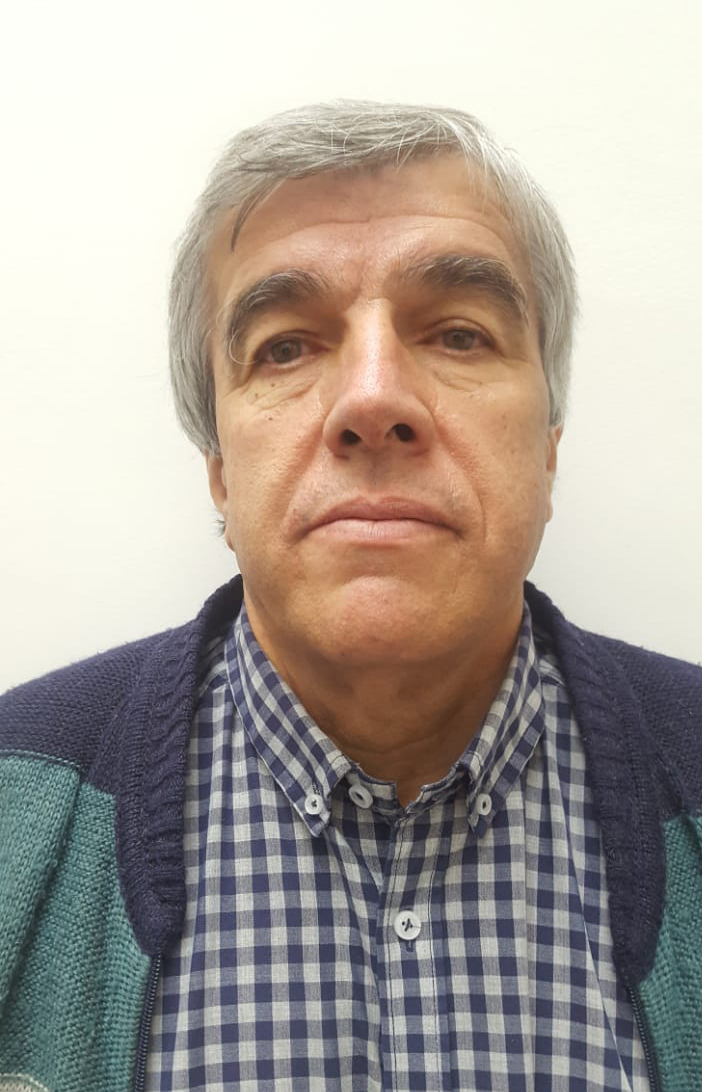
#> input picture 04-Hybrid/imgs/papa.jpg, 702 x 1092 px
$ python Hybrid.py   (older library calls are emulated)
#> lines starting #> are read from the running program, lines starting #| are printed output that depends on the picture
#!/bin/usr/python3

import matplotlib.pyplot as plt
import numpy as np
import skimage
import pdb
from skimage.transform import rescale
import warnings

warnings.filterwarnings("ignore")

def vis_hybrid_image(hybrid_image):
  """
  Visualize a hybrid image by progressively downsampling the image and
  concatenating all of the images together.
  """
  scales = 5
  scale_factor = 0.5
  padding = 5
  original_height = hybrid_image.shape[0]
  num_colors = 1 if hybrid_image.ndim == 2 else 3

  output = np.copy(hybrid_image)
  cur_image = np.copy(hybrid_image)
  for scale in range(2, scales+1):
    # add padding
    output = np.hstack((output, np.ones((original_height, padding, num_colors),
                                        dtype=np.float32)))
    # downsample image
    cur_image = rescale(cur_image, scale_factor, mode='reflect',multichannel= True)
    # pad the top to append to the output
    pad = np.ones((original_height-cur_image.shape[0], cur_image.shape[1],
                   num_colors), dtype=np.float32)
    tmp = np.vstack((pad, cur_image))
    output = np.hstack((output, tmp))
  return output

Im_papa = skimage.io.imread("./imgs/papa.jpg")
#> Im_papa is the input picture: shape (1092, 702, 3); mean R, G, B 169.9, 161.1, 153
Im_yo = skimage.io.imread("./imgs/yo.jpg")
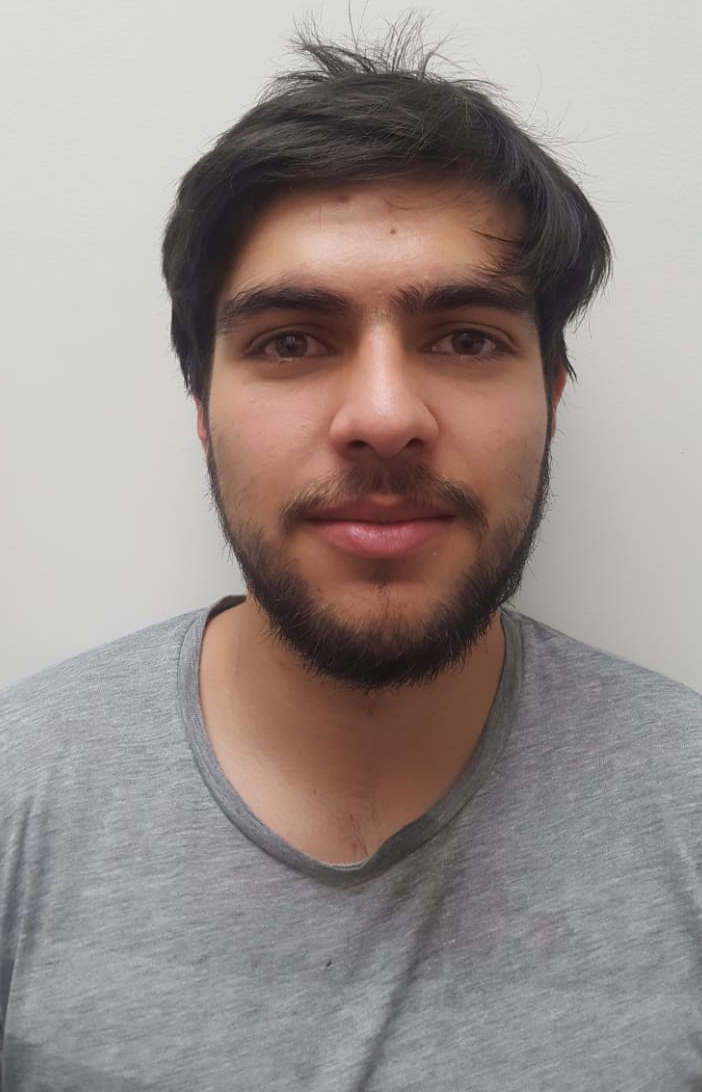
#> input picture 04-Hybrid/imgs/yo.jpg, 702 x 1092 px
#> Im_yo is the input picture: shape (1092, 702, 3); mean R, G, B 153.6, 143.3, 140.7

G_papa = skimage.filters.gaussian(Im_papa,sigma = 3,multichannel = True, preserve_range=True)
G_yo = skimage.filters.gaussian(Im_yo,sigma = 19,multichannel = True, preserve_range=True)

HP = np.float64(Im_papa) - G_papa
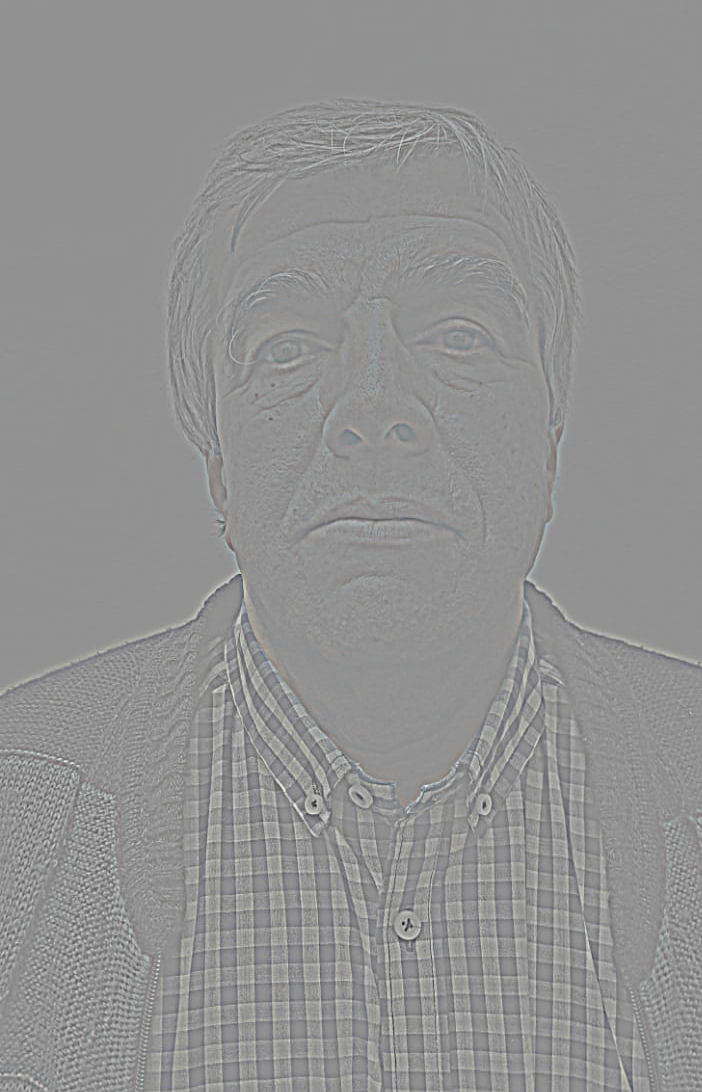
#> HP: shape (1092, 702, 3) float64; mean R, G, B 0, 0, 0; drawn with min black and max white
LP = G_yo.copy()
Hyb = np.uint8(LP+HP)
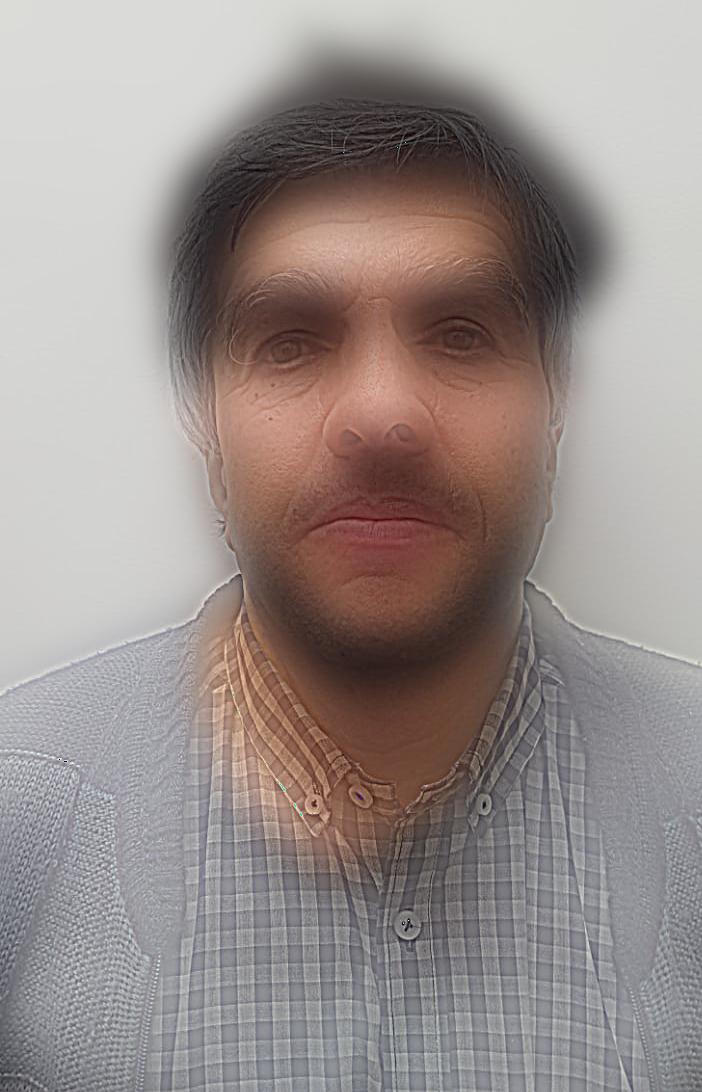
#> Hyb: shape (1092, 702, 3); mean R, G, B 153.1, 142.7, 140.2

fig = plt.figure()
plt.subplot(121)
plt.imshow(Hyb)

Vis = vis_hybrid_image(Hyb)
#> the loop in vis_hybrid_image, `for scale in range(2, scales+1):` made 4 passes
#> pass 1, in vis_hybrid_image, `tmp = np.vstack((pad, cur_image))`:
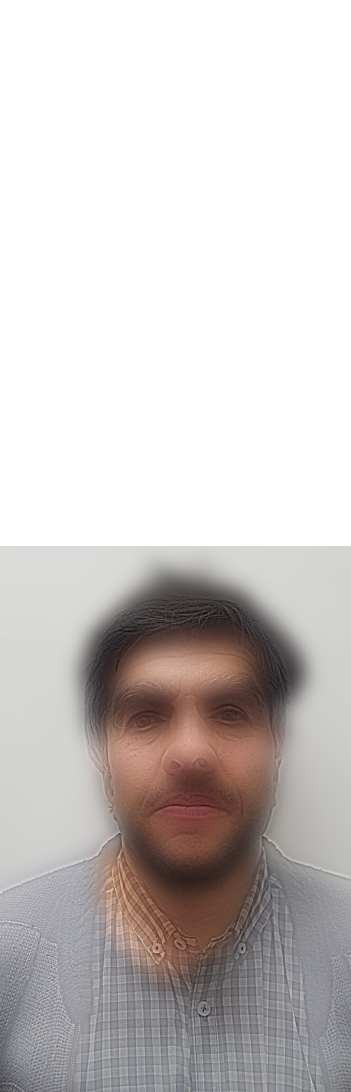
#> tmp: shape (1092, 351, 3) float64; mean R, G, B 0.8, 0.78, 0.775
#> pass 1, in vis_hybrid_image, `output = np.hstack((output, tmp))`:
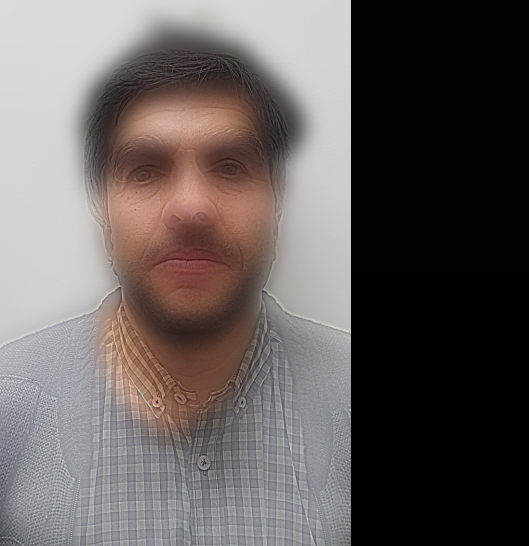
#> output: shape (1092, 1058, 3) float64 (shown at 1/2 size); mean R, G, B 101.8, 95, 93.3
#> after the loop in vis_hybrid_image, `for scale in range(2, scales+1):`:
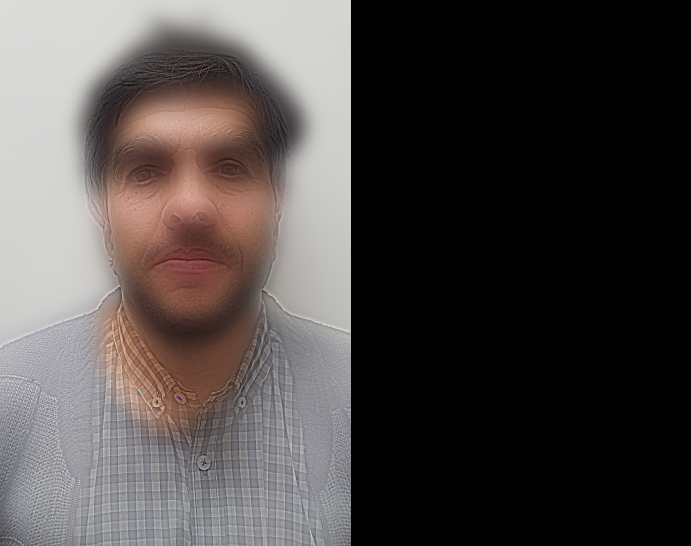
#> output: shape (1092, 1381, 3) float64 (shown at 1/2 size); mean R, G, B 78.2, 73, 71.7
plt.subplot(122)
plt.imshow(Vis)

plt.show()
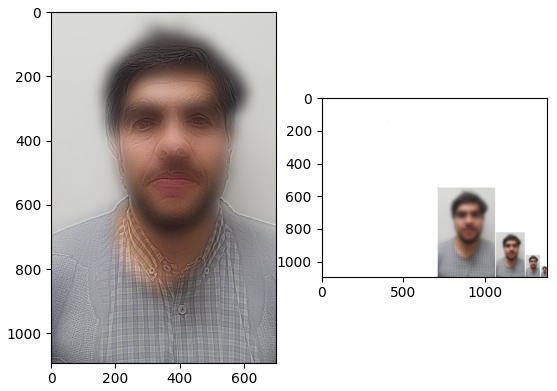
#> figure drawn by matplotlib, 2 panels

skimage.io.imsave("./imgs/hybrid.png",Hyb)
